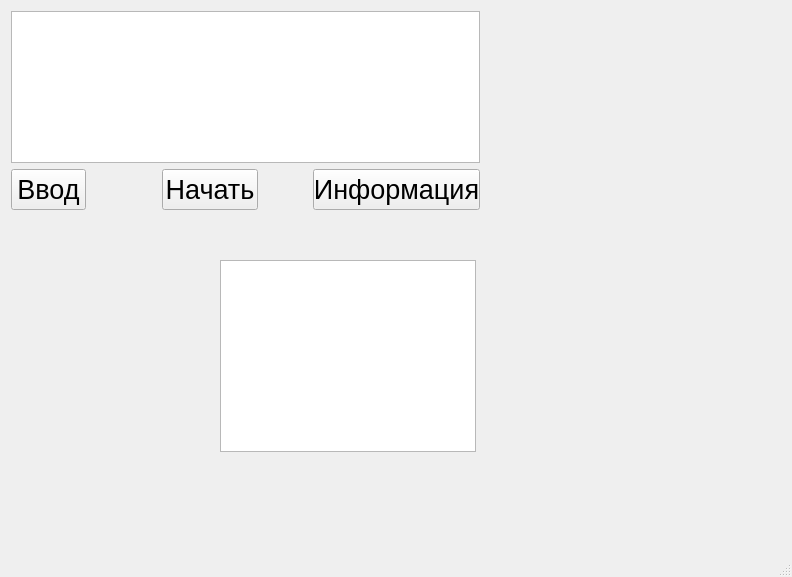
<?xml version="1.0" encoding="UTF-8"?>
<ui version="4.0">
 <class>MainWindow</class>
 <widget class="QMainWindow" name="MainWindow">
  <property name="geometry">
   <rect>
    <x>0</x>
    <y>0</y>
    <width>792</width>
    <height>577</height>
   </rect>
  </property>
  <property name="font">
   <font>
    <pointsize>20</pointsize>
   </font>
  </property>
  <property name="windowTitle">
   <string>MainWindow</string>
  </property>
  <widget class="QWidget" name="centralwidget">
   <widget class="QPushButton" name="enter">
    <property name="geometry">
     <rect>
      <x>11</x>
      <y>169</y>
      <width>75</width>
      <height>41</height>
     </rect>
    </property>
    <property name="text">
     <string>Ввод</string>
    </property>
   </widget>
   <widget class="QPushButton" name="start">
    <property name="geometry">
     <rect>
      <x>162</x>
      <y>169</y>
      <width>96</width>
      <height>41</height>
     </rect>
    </property>
    <property name="text">
     <string>Начать</string>
    </property>
   </widget>
   <widget class="QPushButton" name="information">
    <property name="geometry">
     <rect>
      <x>313</x>
      <y>169</y>
      <width>167</width>
      <height>41</height>
     </rect>
    </property>
    <property name="text">
     <string>Информация</string>
    </property>
   </widget>
   <widget class="QTableView" name="tableView">
    <property name="geometry">
     <rect>
      <x>11</x>
      <y>11</y>
      <width>469</width>
      <height>152</height>
     </rect>
    </property>
   </widget>
   <widget class="QTextBrowser" name="textBrowser">
    <property name="geometry">
     <rect>
      <x>220</x>
      <y>260</y>
      <width>256</width>
      <height>192</height>
     </rect>
    </property>
   </widget>
  </widget>
  <widget class="QMenuBar" name="menubar">
   <property name="geometry">
    <rect>
     <x>0</x>
     <y>0</y>
     <width>792</width>
     <height>43</height>
    </rect>
   </property>
  </widget>
  <widget class="QStatusBar" name="statusbar"/>
 </widget>
 <resources/>
 <connections/>
</ui>
